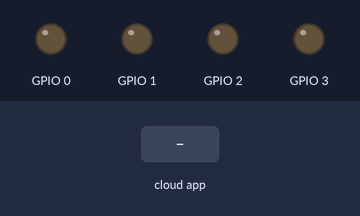
The sketch below on a simulated ESP8266 (NodeMCU). Shown: output pins drawn as LEDs (lit = HIGH). The inputs (shaded band) are chosen by the test bench.

Above: at 1.2 s.
1.3 s: the phone or cloud app sets led_0 to 0
At 2.4 s:
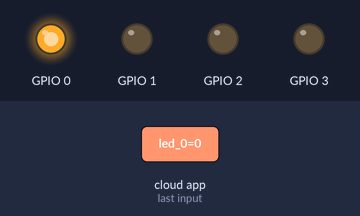
2.8 s: the phone or cloud app sets led_1 to 0
At 3.5 s:
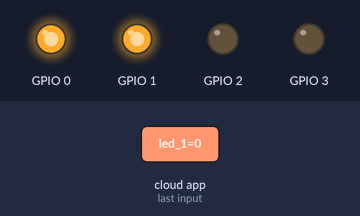
4.3 s: the phone or cloud app sets led_2 to 0
At 4.7 s:
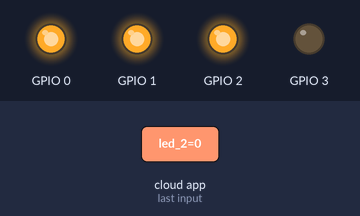
5.8 s: the phone or cloud app sets led_4 to 0
At 7.0 s:
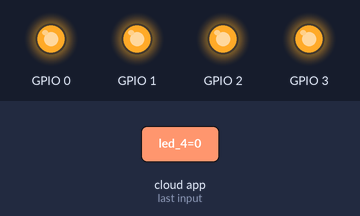
7.3 s: the phone or cloud app sets led_0 to 1
At 8.2 s:
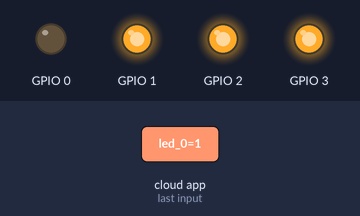
8.8 s: the phone or cloud app sets led_1 to 1
At 9.3 s:
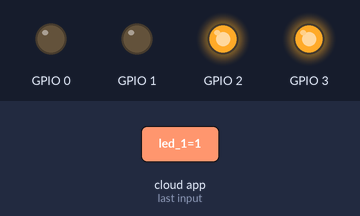
Timing chart, 0 to 11.3 s (numbered marks = the images above; inputs shaded):
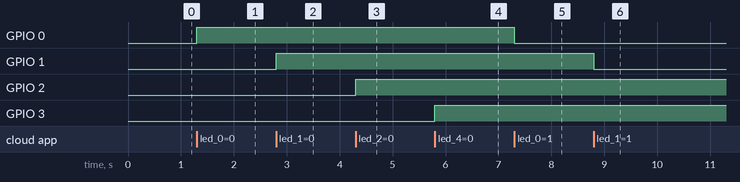

The sketch:

ESP8266-thinger.io.ino
```cpp
#include <ThingerESP8266.h>

#define USERNAME "djo3dyn"
#define DEVICE_ID "esp01"
#define DEVICE_CREDENTIAL "TGYLmiLdXb79"

#define SSID "JUD_CONNECT"
#define SSID_PASSWORD "1sampai100"

ThingerESP8266 thing(USERNAME, DEVICE_ID, DEVICE_CREDENTIAL);


void setup() {
  pinMode(0, OUTPUT);
  pinMode(1, OUTPUT);
  pinMode(2, OUTPUT);
  pinMode(3, OUTPUT);


  thing.add_wifi(SSID, SSID_PASSWORD);

  // digital pin control example (i.e. turning on/off a light, a relay, configuring a parameter, etc)
  thing["led_0"] << invertedDigitalPin(0);
  thing["led_1"] << invertedDigitalPin(1);
  thing["led_2"] << invertedDigitalPin(2);
  thing["led_4"] << invertedDigitalPin(3);

  // resource output example (i.e. reading a sensor value)
  // thing["millis"] >> outputValue(millis());

  // more details at http://docs.thinger.io/arduino/
}

void loop() {
  thing.handle();
}
```

Measured:
- after the input at 1.3 s, GPIO 0: LOW → HIGH at once
- after the input at 2.8 s, GPIO 1: LOW → HIGH at once
- after the input at 4.3 s, GPIO 2: LOW → HIGH at once
- after the input at 5.8 s, GPIO 3: LOW → HIGH at once
- after the input at 7.3 s, GPIO 0: HIGH → LOW at once
- after the input at 8.8 s, GPIO 1: HIGH → LOW at once
